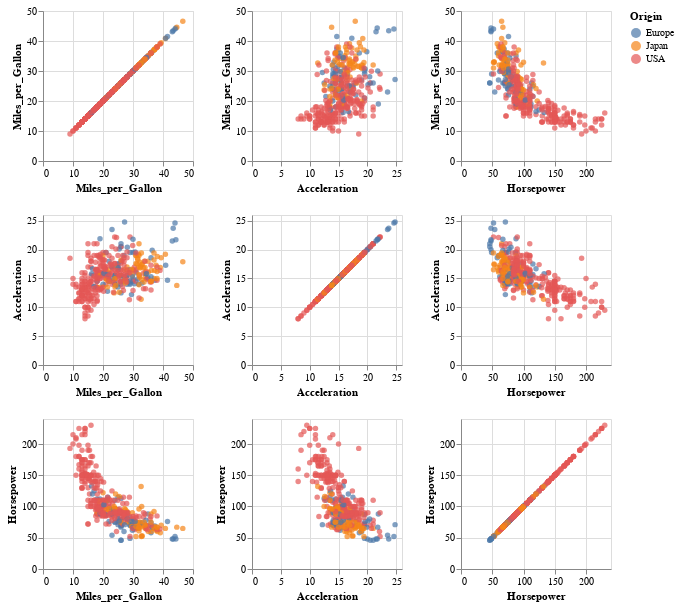

Write notebook code for a chart like this one.
### Code cell
alt.Chart(cars).mark_circle().encode(
    x = alt.X(alt.repeat('column'), type='quantitative'),
    y = alt.Y(alt.repeat('row'), type='quantitative'),
    color = 'Origin'
).properties(
    width = 150,
    height = 150
).repeat(
    row = ['Miles_per_Gallon', 'Acceleration', 'Horsepower'],
    column = ['Miles_per_Gallon', 'Acceleration', 'Horsepower']
).interactive()

### Figure 1 — Vega-Lite specification as saved in the notebook (floating-point values rounded to 4 significant figures; data arrays with more than 128 entries replaced by an {"elided": "..."} marker saying what was removed)
{"config": {"view": {"continuousWidth": 400, "continuousHeight": 300}}, "repeat": {"column": ["Miles_per_Gallon", "Acceleration", "Horsepower"], "row": ["Miles_per_Gallon", "Acceleration", "Horsepower"]}, "spec": {"data": {"name": "data-f02450ab61490a1363517a0190416235"}, "mark": "circle", "encoding": {"color": {"type": "nominal", "field": "Origin"}, "x": {"type": "quantitative", "field": {"repeat": "column"}}, "y": {"type": "quantitative", "field": {"repeat": "row"}}}, "height": 150, "selection": {"selector002": {"type": "interval", "bind": "scales", "encodings": ["x", "y"]}}, "width": 150}, "$schema": "https://vega.github.io/schema/vega-lite/v4.8.1.json", "datasets": {"data-f02450ab61490a1363517a0190416235": {"elided": "406 records"}}}
